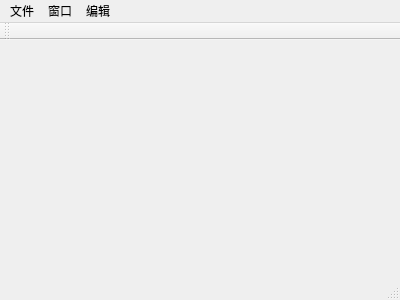
<?xml version="1.0" encoding="UTF-8"?>
<ui version="4.0">
 <class>sheetflow_main</class>
 <widget class="QMainWindow" name="sheetflow_main">
  <property name="geometry">
   <rect>
    <x>0</x>
    <y>0</y>
    <width>400</width>
    <height>300</height>
   </rect>
  </property>
  <property name="windowTitle">
   <string>sheetflow_main</string>
  </property>
  <widget class="QWidget" name="centralWidget"/>
  <widget class="QMenuBar" name="menuBar">
   <property name="geometry">
    <rect>
     <x>0</x>
     <y>0</y>
     <width>400</width>
     <height>25</height>
    </rect>
   </property>
   <widget class="QMenu" name="menu">
    <property name="title">
     <string>文件</string>
    </property>
    <addaction name="file_new_action"/>
    <addaction name="file_open_action"/>
    <addaction name="file_save_action"/>
    <addaction name="fiel_other_action"/>
    <addaction name="action_print"/>
   </widget>
   <widget class="QMenu" name="menu_2">
    <property name="title">
     <string>窗口</string>
    </property>
    <addaction name="display_draw_action"/>
   </widget>
   <widget class="QMenu" name="menu_3">
    <property name="title">
     <string>编辑</string>
    </property>
    <addaction name="action_zoom_in"/>
    <addaction name="action_zoom_out"/>
   </widget>
   <addaction name="menu"/>
   <addaction name="menu_2"/>
   <addaction name="menu_3"/>
  </widget>
  <widget class="QToolBar" name="mainToolBar">
   <attribute name="toolBarArea">
    <enum>TopToolBarArea</enum>
   </attribute>
   <attribute name="toolBarBreak">
    <bool>false</bool>
   </attribute>
  </widget>
  <widget class="QStatusBar" name="statusBar"/>
  <action name="file_new_action">
   <property name="icon">
    <iconset>
     <normaloff>image/filenew.png</normaloff>image/filenew.png</iconset>
   </property>
   <property name="text">
    <string>新建</string>
   </property>
   <property name="statusTip">
    <string>新建</string>
   </property>
  </action>
  <action name="file_open_action">
   <property name="icon">
    <iconset>
     <normaloff>image/fileopen.png</normaloff>image/fileopen.png</iconset>
   </property>
   <property name="text">
    <string>打开</string>
   </property>
   <property name="statusTip">
    <string>打开</string>
   </property>
  </action>
  <action name="file_save_action">
   <property name="icon">
    <iconset>
     <normaloff>image/filesave.png</normaloff>image/filesave.png</iconset>
   </property>
   <property name="text">
    <string>保存</string>
   </property>
   <property name="statusTip">
    <string>保存</string>
   </property>
  </action>
  <action name="fiel_other_action">
   <property name="icon">
    <iconset>
     <normaloff>image/fileother_save.png</normaloff>image/fileother_save.png</iconset>
   </property>
   <property name="text">
    <string>另存为</string>
   </property>
   <property name="statusTip">
    <string>另存为</string>
   </property>
  </action>
  <action name="action_print">
   <property name="icon">
    <iconset>
     <normaloff>image/project.png</normaloff>image/project.png</iconset>
   </property>
   <property name="text">
    <string>打印</string>
   </property>
   <property name="statusTip">
    <string>打印</string>
   </property>
  </action>
  <action name="action_zoom_in">
   <property name="icon">
    <iconset>
     <normaloff>image/zoom_in.png</normaloff>image/zoom_in.png</iconset>
   </property>
   <property name="text">
    <string>放大</string>
   </property>
   <property name="statusTip">
    <string>放大</string>
   </property>
  </action>
  <action name="action_zoom_out">
   <property name="icon">
    <iconset>
     <normaloff>image/zoom_out.png</normaloff>image/zoom_out.png</iconset>
   </property>
   <property name="text">
    <string>缩小</string>
   </property>
   <property name="statusTip">
    <string>缩小 </string>
   </property>
  </action>
  <action name="display_draw_action">
   <property name="icon">
    <iconset>
     <normaloff>image/show_drawer.png</normaloff>image/show_drawer.png</iconset>
   </property>
   <property name="text">
    <string>显示抽屉</string>
   </property>
   <property name="statusTip">
    <string>显示抽屉</string>
   </property>
  </action>
 </widget>
 <layoutdefault spacing="6" margin="11"/>
 <resources/>
 <connections/>
</ui>
